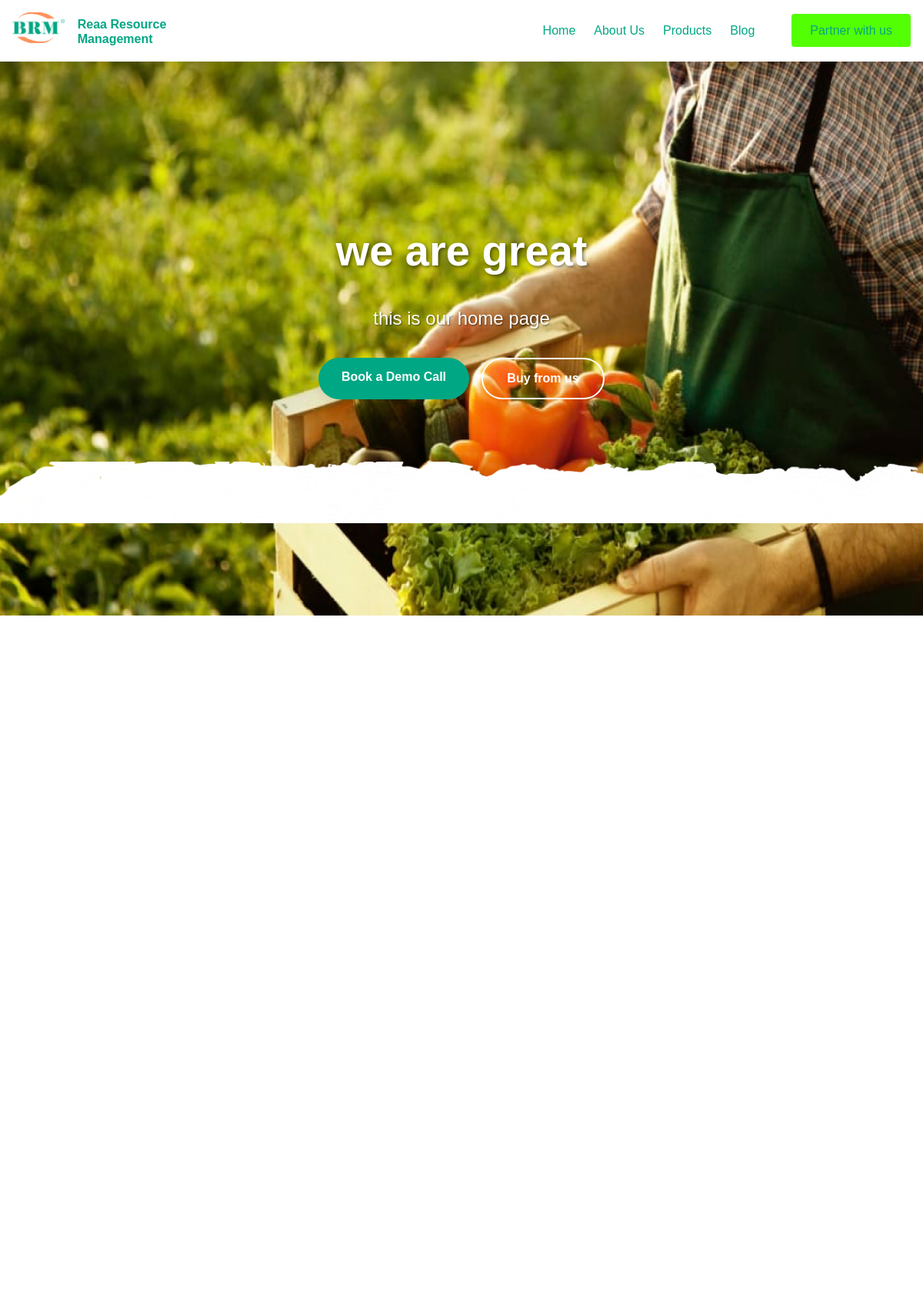
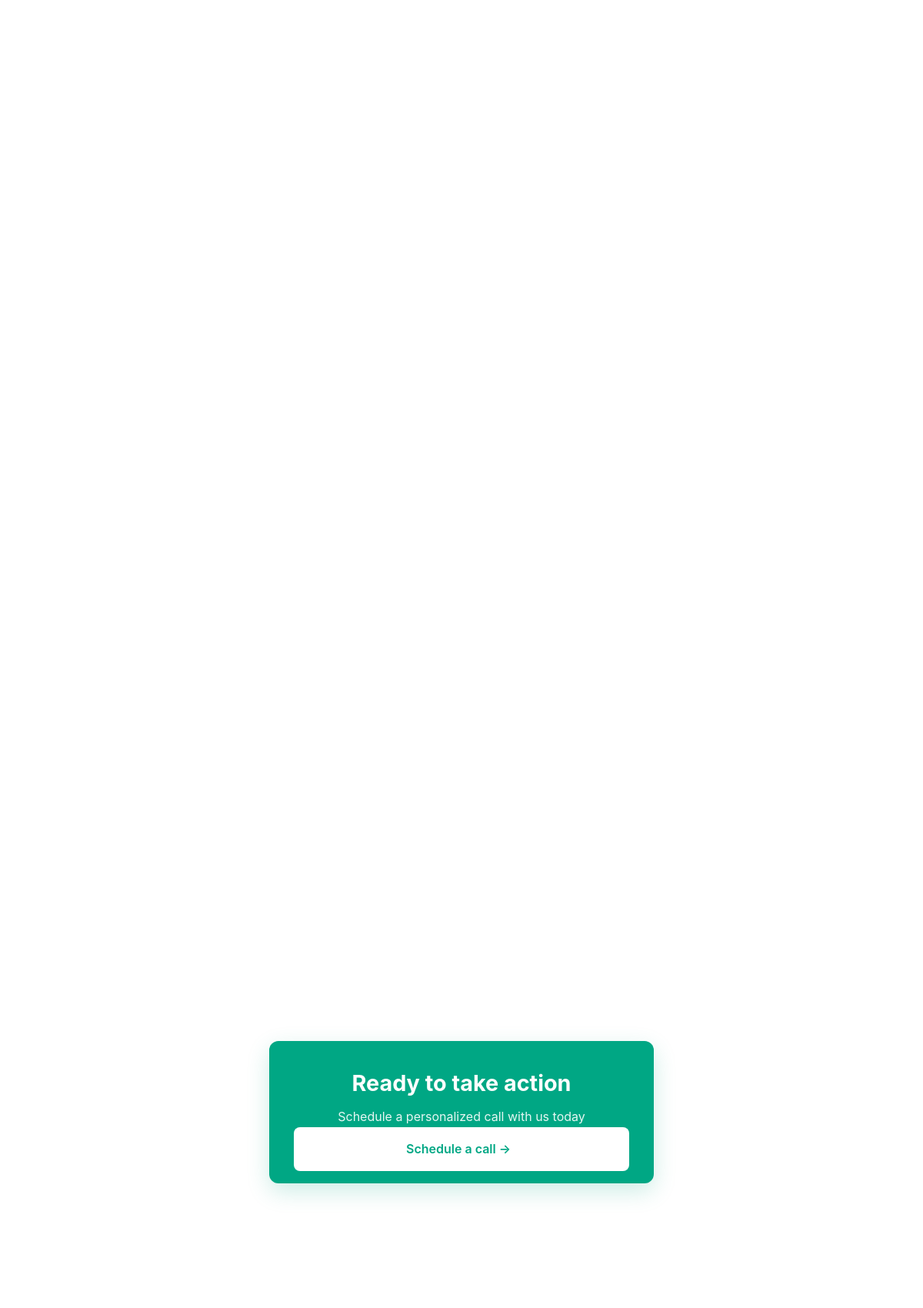
The page / (upper part) on the database its author committed (2 pictures, top to bottom).
### rearm/models.py (models this page shows, shortened)
class Navbar(models.Model):
    logo = models.ImageField(upload_to='navbar/')  # Stores in `media/navbar/`
    site_name = models.CharField(max_length=100)
    def logo_preview(self):
        if self.logo:
            return mark_safe(f'<img src="{self.logo.url}" width="50" />')
        return "No Logo"
    logo_preview.short_description = 'Preview'

class HeroSection(models.Model):
    PAGE_CHOICES = [
        ('home', 'Home'),
        ('services', 'Services'),
        ('products', 'Products'),
        ('about', 'About Us'),
        ('contact', 'Contact Us'),
    ]
    page = models.CharField(max_length=20, choices=PAGE_CHOICES, unique=True)
    background_image = models.ImageField(upload_to='hero/')
    title = models.CharField(max_length=100)
    subtitle = models.TextField(blank=True)
    primary_cta_text = models.CharField(
        max_length=50,
        blank=True,
        help_text="Main button text (e.g. 'Get Started')"
    )
    primary_cta_link = models.CharField(
        max_length=200,
        blank=True,
        validators=[
            RegexValidator(
                regex=r'^(https?://|/|[\w-]+$)',
                message="Enter either: (1) URL name (e.g. 'services'), (2) Path (e.g. '/services/'), or (3) Full URL"
            )
        ],
        help_text="Examples:<br>"
                 "- URL name: 'services'<br>"
                 "- Path: '/services/'<br>"
                 "- Full URL: 'https://example.com'"
    )
    secondary_cta_text = models.CharField(
        max_length=50,
        blank=True,
        help_text="Secondary button text (e.g. 'Learn More')"
    )
    secondary_cta_link = models.CharField(
        max_length=200,
        blank=True,
        validators=[
            RegexValidator(
                regex=r'^(https?://|/|[\w-]+$)',
                message="Enter either: (1) URL name (e.g. 'services'), (2) Path (e.g. '/services/'), or (3) Full URL"
            )
        ],
        help_text="Examples:<br>"
                 "- URL name: 'services'<br>"
                 "- Path: '/services/'<br>"
                 "- Full URL: 'https://example.com'"
    )

### rearm/views.py (the view)
# urls.py: path('', home, name='post_list'),
def home(request):
    ceo_message = Leadership.objects.filter(is_ceo=True).first() # ceo
    about_content = AboutSection.objects.filter(is_active=True).first()
    featured_services = Service.objects.filter(is_featured=True)[:3]  # Just get 3 featured services
    featured_products = Product.objects.filter(is_featured=True)[:3]  # Get 3 featured products
    blog_posts = Post.objects.filter(is_published=True).order_by('-created_at')[:4]  # Get latest 4 posts
    context = {
        'ceo': ceo_message,
        'blog_posts': blog_posts,
        'about_content': about_content,
        'page_name': 'home',
        'featured_services': featured_services,
        'featured_products': featured_products,
    }
    return render(request, "rearm/home.html", context)

### blog/models.py (called while the page is built)
    def get_absolute_url(self):
        return reverse('post_detail', kwargs={'slug': self.slug})

### rearm/context_processors.py (called while the page is built)
def global_context(request):
    context = {}
    context['navbar'] = Navbar.objects.first()
    context['hero_sections'] = {
        hero.page: hero for hero in HeroSection.objects.all()
    } if HeroSection.objects.exists() else {}
    context['company'] = CompanyInfo.objects.first()
    context['current_year'] = datetime.now().year
    return context

### rearm/models.py (called while the page is built)
    def get_absolute_url(self):
        return reverse('service_detail', kwargs={'slug': self.slug})

    def icon_class(self):
        return f"fab fa-{self.platform}"

    def get_absolute_url(self):
        return reverse('product_detail', kwargs={'slug': self.slug})

### rearm/templatetags/custom_filters.py (called while the page is built)
@register.filter
def dict_key(d, key):
    return d.get(key, None)

### rearm/templates/rearm/home.html (shortened to what this page needs)
{% extends "base.html" %}
{% load custom_filters %}
{% block content %}
  {% with page_name="home" %}
    {% include "includes/hero.html" %}
  {% endwith %}
   {% include "includes/features.html" %}
    {% include "includes/book_demo_banner.html" %}
{% endblock %}

### templates/includes/navbar.html (shortened to what this page needs)
{% load static %}
<nav class="navbar">
  <div class="navbar-container">
    <div class="brand-wrapper">
      {% if navbar %}
        <a href="/" class="navbar-brand">
          <img src="{{ navbar.logo.url }}" alt="{{ navbar.site_name }}" class="logo">
          <span class="site-name">{{ navbar.site_name }}</span>
        </a>
      {% else %}
        <a href="/" class="navbar-brand">
          <img src="{% static 'images/default-logo.png' %}" alt="Default Logo" class="logo">
          <span class="site-name">My Site</span>
        </a>
      {% endif %}
    </div>
    <div class="navbar-links" id="main-nav-links">
      <div class="nav-center">
        <a href="/">Home</a>
        <a href="/about">About Us</a>
        <a href="{% url 'product_list' %}">Products</a>
        <a href="{% url 'post_list_all' %}">Blog</a>
      </div>
      <div class="nav-right">
        <a href="#" class="contact-modal-btn">Partner with us</a>
     </div>
    </div>
  </div>
</nav>

### templates/includes/hero.html
{% load static custom_filters %}
{% with hero=hero_sections|dict_key:page_name|default:None %}
<div class="hero-section" {% if hero and hero.background_image %}style="background-image: url('{{ hero.background_image.url }}')"{% endif %}>
  <div class="hero-grunge">
    <img src="{% static 'img/grunge.png' %}" alt="">
  </div>
  <div class="hero-content">
    <h1 class="hero-title">{{ hero.title|default:"Default Title" }}</h1>
    {% if hero and hero.subtitle %}
      <p class="hero-subtitle">{{ hero.subtitle }}</p>
    {% endif %}
    <div class="cta-container">
      {% if hero and hero.primary_cta_text %}
        <a href=" {% url 'book_demo' %}"
          class="cta-btn primary"
          {% if '.' in hero.primary_cta_link %}target="_blank" rel="noopener"{% endif %}>
          {{ hero.primary_cta_text }}
        </a>
      {% endif %}
      {% if hero and hero.secondary_cta_text %}
        <a href="
          {% if '/' not in hero.secondary_cta_link and '.' not in hero.secondary_cta_link %}
            {% url hero.secondary_cta_link %}
          {% else %}
            {{ hero.secondary_cta_link|default:'#' }}
          {% endif %}"
          class="cta-btn secondary"
          {% if '.' in hero.secondary_cta_link %}target="_blank" rel="noopener"{% endif %}>
          {{ hero.secondary_cta_text }}
        </a>
      {% endif %}
    </div>
  </div>
</div>
{% endwith %}

### blog/static/blog/css/main.css (style rules this page uses)
body { font-family: Arial, sans-serif; margin: 0; padding: 0; background: #f4f4f4; }
h1 { margin-bottom: 1.5rem; font-size: 2rem; text-align: center; }

### static/css/navbar.css (style rules this page uses)
.navbar { background: white; box-shadow: 0 2px 10px rgba(0,0,0,0.1); position: fixed; width: 100%; top: 0; left: 0; z-index: 1000; font-family: 'TT Firs Neue Trl', sans-serif; font-size: 16px; }
.navbar-container { display: flex; justify-content: space-between; align-items: center; max-width: 1200px; margin: 0 auto; padding: 1rem; }
.brand-wrapper { display: flex; align-items: center; }
.logo { height: 40px; margin-right: 12px; }
.site-name { font-weight: 600; color: #00A784; display: inline-block; max-width: 120px; line-height: 1.2; }
.navbar-links { display: flex; align-items: center; gap: 2rem; }
.nav-center { display: flex; gap: 1.5rem; }
.nav-right { margin-left: 1rem; }
.navbar a { color: #00A784; text-decoration: none; font-weight: 500; }

### static/css/hero.css (style rules this page uses)
.hero-section { height: 100vh; background-size: cover; background-position: center; background-repeat: no-repeat; display: flex; align-items: center; justify-content: center; text-align: center; position: relative; color: white; font-family: 'TT Firs Neue Trl', sans-serif; overflow: hidden; }
.hero-section::before { content: ''; position: absolute; top: 0; left: 0; width: 100%; height: 100%; z-index: 1; }
.hero-content { position: relative; z-index: 2; max-width: 800px; padding: 2rem; }
.hero-title { font-family: 'Monument', sans-serif !important; color: rgb(255, 255, 255); font-size: 3.5rem; font-weight: 800; margin-bottom: 1.5rem; text-shadow: 2px 2px 4px rgba(0,0,0,0.5); }
.hero-subtitle { font-family: 'TT Firs Neue Trl', sans-serif; font-size: 1.5rem; margin-bottom: 2rem; text-shadow: 1px 1px 2px rgba(0,0,0,0.5); }
.cta-container { display: flex; gap: 1rem; justify-content: center; margin-top: 2rem; flex-wrap: wrap; }
.cta-btn { padding: 12px 30px; border-radius: 50px; font-weight: 600; text-decoration: none; transition: all 0.3s ease; min-width: 160px; text-align: center; }
.primary { background: #00A784; color: white; box-shadow: 0 4px 15px rgba(0,0,0,0.1); }
.secondary { background: transparent; color: white; border: 2px solid white; }
.hero-grunge { position: absolute; top: 600px; left: 0; width: 100%; z-index: 1; }
.hero-grunge img { width: 100%; display: block; }

### static/css/services.css (style rules this page uses)
h1 { text-align: center; font-size: 2.5rem; color: #2c3e50; margin-bottom: 3rem; }

### static/css/modal-contact.css (style rules this page uses)
.contact-modal-btn { background-color: #53ff03; color: white; border: none; padding: 0.8rem 1.5rem; font-size: 1rem; border-radius: 4px; cursor: pointer; transition: all 0.3s ease; }

### static/css/post_detail.css (style rules this page uses)
:root { --primary-color: #4361ee; --secondary-color: #3f37c9; --text-color: #333; --light-text: #666; --lighter-text: #999; --border-color: #e1e1e1; --bg-light: #f8f9fa; --spacing-unit: 1rem; --border-radius: 6px; }
* { box-sizing: border-box; margin: 0; padding: 0; }
body { font-family: -apple-system, BlinkMacSystemFont, 'Segoe UI', Roboto, Oxygen, Ubuntu, Cantarell, sans-serif; line-height: 1.6; color: var(--text-color); background-color: #fff; }
a { color: var(--primary-color); text-decoration: none; transition: color 0.2s ease; }
img { max-width: 100%; height: auto; }

### static/css/blog.css (style rules this page uses)
:root { --primary: #6C5CE7; --secondary: #A29BFE; --accent: #FD79A8; --dark: #2D3436; --light: #F5F6FA; --gray: #636E72; --light-gray: #DFE6E9; --white: #FFFFFF; --shadow: 0 10px 30px rgba(0,0,0,0.1); --radius: 12px; --transition: all 0.3s ease; }

### rows shown on the page
Navbar: logo (picture), site_name "Reaa Resource Management"
HeroSection: background_image (picture), title "we are great", subtitle "this is our home page", primary_cta_text "Book a Demo Call", secondary_cta_text "Buy from us"
